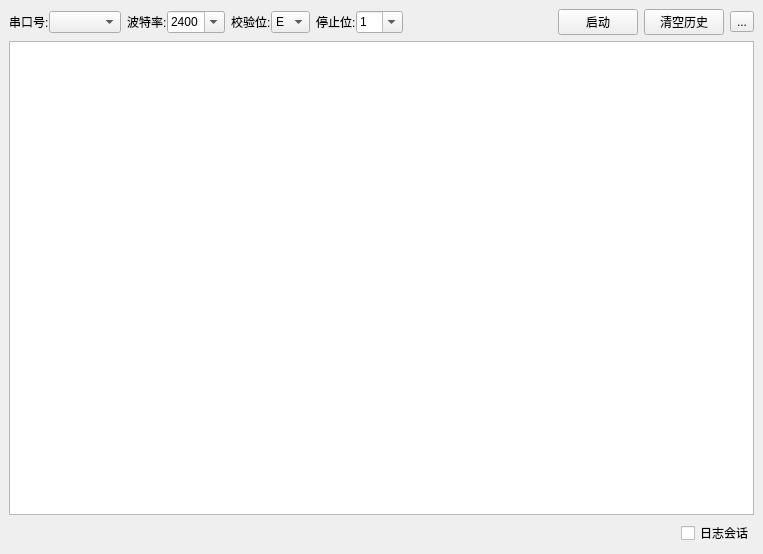
<?xml version="1.0" encoding="UTF-8"?>
<ui version="4.0">
 <class>MainWindow</class>
 <widget class="QMainWindow" name="MainWindow">
  <property name="geometry">
   <rect>
    <x>0</x>
    <y>0</y>
    <width>763</width>
    <height>554</height>
   </rect>
  </property>
  <property name="minimumSize">
   <size>
    <width>763</width>
    <height>554</height>
   </size>
  </property>
  <property name="windowTitle">
      <string>模拟表程序v1.42</string>
  </property>
  <property name="windowIcon">
   <iconset>
    <normaloff>:/web/source/web.png</normaloff>
    <normalon>:/web/source/web.png</normalon>:/web/source/web.png</iconset>
  </property>
  <widget class="QWidget" name="centralwidget">
      <layout class="QVBoxLayout" name="verticalLayout">
          <item>
              <layout class="QHBoxLayout" name="horizontalLayout_5">
                  <item>
                      <layout class="QGridLayout" name="gridLayout">
                          <property name="leftMargin">
                              <number>0</number>
                          </property>
                          <property name="rightMargin">
                              <number>0</number>
                          </property>
                          <property name="horizontalSpacing">
                              <number>6</number>
                          </property>
                          <property name="verticalSpacing">
                              <number>2</number>
                          </property>
                          <item row="0" column="1">
                              <layout class="QHBoxLayout" name="horizontalLayout_2">
                                  <item>
                                      <widget class="QLabel" name="label_2">
                                          <property name="text">
                                              <string>波特率:</string>
                                          </property>
                                      </widget>
                                  </item>
                                  <item>
                                      <widget class="QComboBox" name="comboBox_2">
                                          <property name="editable">
                                              <bool>true</bool>
                                          </property>
                                          <item>
                                              <property name="text">
                                                  <string>2400</string>
                                              </property>
                                          </item>
                                          <item>
                                              <property name="text">
                                                  <string>9600</string>
                                              </property>
                                          </item>
                                      </widget>
                                  </item>
                              </layout>
                          </item>
                          <item row="0" column="2">
                              <layout class="QHBoxLayout" name="horizontalLayout_3">
                                  <item>
                                      <widget class="QLabel" name="label_3">
                                          <property name="text">
                                              <string>校验位:</string>
                                          </property>
                                      </widget>
                                  </item>
                                  <item>
                                      <widget class="QComboBox" name="comboBox_3">
                                          <item>
                                              <property name="text">
                                                  <string>E</string>
                                              </property>
                                          </item>
                                          <item>
                                              <property name="text">
                                                  <string>O</string>
                                              </property>
                                          </item>
                                      </widget>
                                  </item>
                              </layout>
                          </item>
                          <item row="0" column="3">
                              <layout class="QHBoxLayout" name="horizontalLayout_4">
                                  <item>
                                      <widget class="QLabel" name="label_4">
                                          <property name="text">
                                              <string>停止位:</string>
                                          </property>
                                      </widget>
                                  </item>
                                  <item>
                                      <widget class="QComboBox" name="comboBox_4">
                                          <property name="editable">
                                              <bool>true</bool>
                                          </property>
                                          <item>
                                              <property name="text">
                                                  <string>1</string>
                                              </property>
                                          </item>
                                          <item>
                                              <property name="text">
                                                  <string>1.5</string>
                                              </property>
                                          </item>
                                      </widget>
                                  </item>
                              </layout>
                          </item>
                          <item row="0" column="0">
                              <layout class="QHBoxLayout" name="horizontalLayout">
                                  <property name="leftMargin">
                                      <number>0</number>
                                  </property>
                                  <item>
                                      <widget class="QLabel" name="label">
                                          <property name="text">
                                              <string>串口号:</string>
                                          </property>
                                      </widget>
                                  </item>
                                  <item>
                                      <widget class="QComboBox" name="comboBox"/>
                                  </item>
                              </layout>
                          </item>
                      </layout>
                  </item>
                  <item>
                      <spacer name="horizontalSpacer">
                          <property name="orientation">
                              <enum>Qt::Horizontal</enum>
                          </property>
                          <property name="sizeType">
                              <enum>QSizePolicy::Expanding</enum>
                          </property>
                          <property name="sizeHint" stdset="0">
                              <size>
                                  <width>40</width>
                                  <height>20</height>
                              </size>
                          </property>
                      </spacer>
                  </item>
                  <item>
                      <widget class="QPushButton" name="pushButton">
                          <property name="sizePolicy">
                              <sizepolicy hsizetype="Fixed" vsizetype="Fixed">
                                  <horstretch>0</horstretch>
                                  <verstretch>0</verstretch>
                              </sizepolicy>
                          </property>
                          <property name="text">
                              <string>启动</string>
                          </property>
                      </widget>
                  </item>
                  <item>
                      <widget class="QPushButton" name="pushButton_2">
                          <property name="sizePolicy">
                              <sizepolicy hsizetype="Fixed" vsizetype="Fixed">
                                  <horstretch>0</horstretch>
                                  <verstretch>0</verstretch>
                              </sizepolicy>
                          </property>
                          <property name="text">
                              <string>清空历史</string>
                          </property>
                      </widget>
                  </item>
                  <item>
                      <widget class="QToolButton" name="toolButton">
                          <property name="text">
                              <string>...</string>
                          </property>
                      </widget>
                  </item>
              </layout>
          </item>
          <item>
              <widget class="QTextEdit" name="textEdit">
                  <property name="horizontalScrollBarPolicy">
                      <enum>Qt::ScrollBarAlwaysOff</enum>
                  </property>
                  <property name="sizeAdjustPolicy">
                      <enum>QAbstractScrollArea::AdjustIgnored</enum>
                  </property>
                  <property name="readOnly">
                      <bool>true</bool>
                  </property>
              </widget>
          </item>
          <item>
              <layout class="QHBoxLayout" name="horizontalLayout_6">
                  <item>
                      <widget class="QLabel" name="label_5">
                          <property name="text">
                              <string/>
                          </property>
                      </widget>
                  </item>
                  <item>
                      <spacer name="horizontalSpacer_2">
                          <property name="orientation">
                              <enum>Qt::Horizontal</enum>
                          </property>
                          <property name="sizeHint" stdset="0">
                              <size>
                                  <width>40</width>
                                  <height>20</height>
                              </size>
                          </property>
                      </spacer>
                  </item>
                  <item>
                      <widget class="QCheckBox" name="checkBox">
                          <property name="text">
                              <string>日志会话</string>
                          </property>
                      </widget>
                  </item>
              </layout>
          </item>
      </layout>
  </widget>
 </widget>
 <resources/>
 <connections>
  <connection>
   <sender>pushButton_2</sender>
   <signal>clicked()</signal>
   <receiver>textEdit</receiver>
   <slot>clear()</slot>
   <hints>
    <hint type="sourcelabel">
     <x>698</x>
     <y>44</y>
    </hint>
    <hint type="destinationlabel">
     <x>650</x>
     <y>156</y>
    </hint>
   </hints>
  </connection>
 </connections>
</ui>
